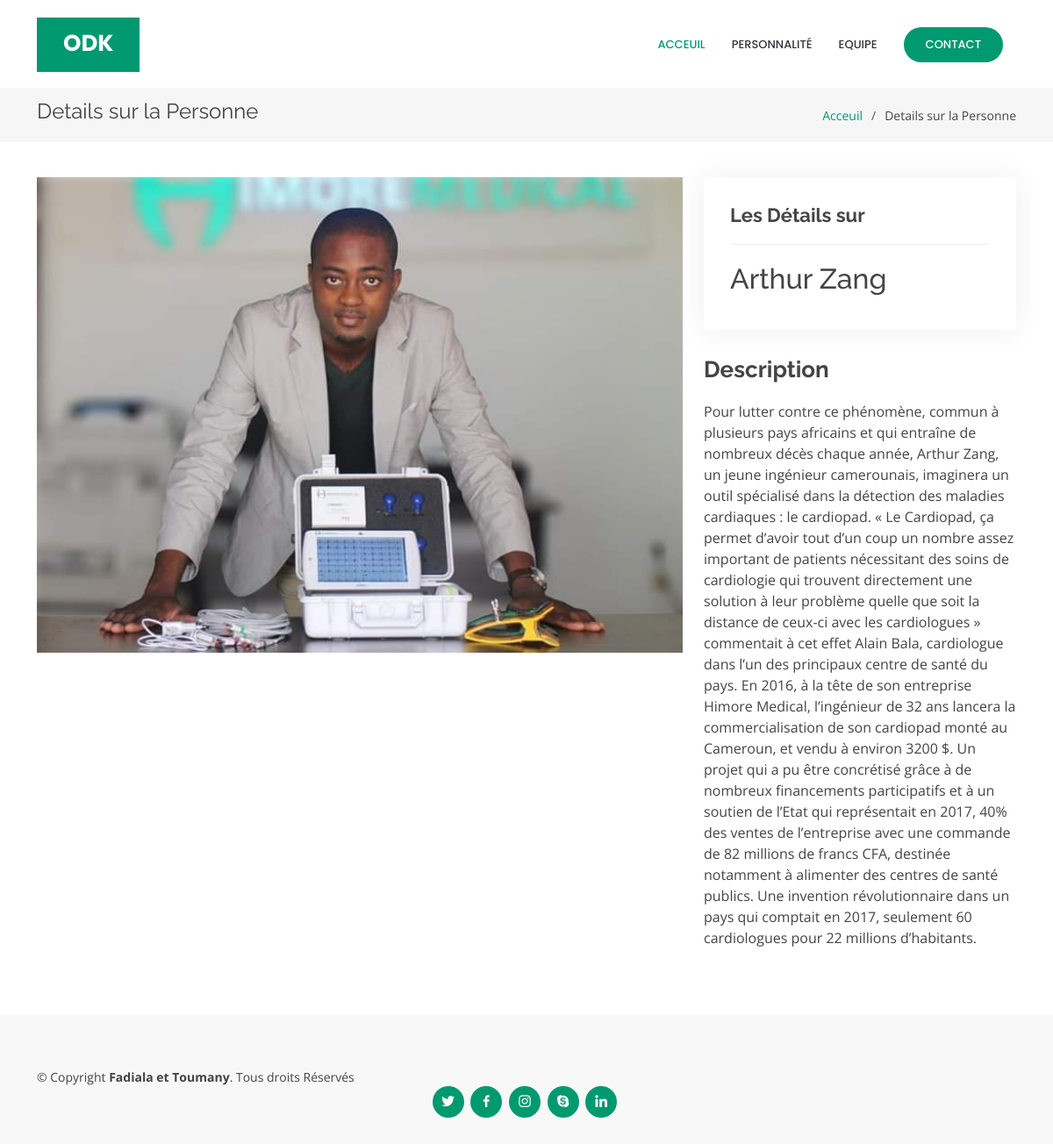
Page /vetrine/details.php?id=2 on the committed database.
### tables this page shows
CREATE TABLE `personnages` (
  `id` int(11) NOT NULL,
  `nom_complet` varchar(255) NOT NULL,
  `nom_image` varchar(255) NOT NULL,
  `historique` text NOT NULL
);

### vetrine/details.php (the view, shortened to what this page needs)
<?php
    $resultat=require_once("connect.php");
    $id = $_GET['id'];
    $req=$pdo->prepare("SELECT * FROM personnages WHERE id=$id");
    $req->execute();
    $test=$req->fetch();
?>
<!DOCTYPE html>
<html lang="fr">
<head>
  <link href="assets/vendor/aos/aos.css" rel="stylesheet">
  <link href="assets/vendor/bootstrap/css/bootstrap.min.css" rel="stylesheet">
  <link href="assets/vendor/bootstrap-icons/bootstrap-icons.css" rel="stylesheet">
  <link href="assets/vendor/boxicons/css/boxicons.min.css" rel="stylesheet">
  <link href="assets/vendor/glightbox/css/glightbox.min.css" rel="stylesheet">
  <link href="assets/vendor/remixicon/remixicon.css" rel="stylesheet">
  <link href="assets/vendor/swiper/swiper-bundle.min.css" rel="stylesheet">
  <link href="assets/css/style.css" rel="stylesheet">
</head>
<body>
  <header id="header" class="fixed-top d-flex align-items-center">
    <div class="container">
      <div class="header-container d-flex align-items-center justify-content-between">
        <div class="logo">
          <h1 class="text-light"><a href="index.php"><span>ODK</span></a></h1>
        </div>
        <nav id="navbar" class="navbar">
          <ul>
            <li><a class="nav-link scrollto active" href="index.php">Acceuil</a></li>
            <li><a class="nav-link scrollto " href="index.php">Personnalité</a></li>
            <li><a class="nav-link scrollto" href="index.php">Equipe</a></li>
            <li><a class="getstarted scrollto " href="index.php">Contact</a></li>
        </nav>
      </div>
    </div>
  </header>
  <main id="main">
    <section id="breadcrumbs" class="breadcrumbs">
      <div class="container">
        <div class="d-flex justify-content-between align-items-center">
          <h2>Details sur la Personne</h2>
          <ol>
            <li><a href="index.php">Acceuil</a></li>
            <li>Details sur la Personne</li>
          </ol>
        </div>
      </div>
    </section>
    <section id="portfolio-details" class="portfolio-details">
      <div class="container">
        <div class="row gy-4">
          <div class="col-lg-8">
            <div class="portfolio-details-slider swiper">
              <div class="swiper-wrapper align-items-center">
                <div class="swiper-slide">
                  <img src="<?=$test['nom_image']?>" alt="">
                </div>
          </div>
          </div>
          </div>
          <div class="col-lg-4">
            <div class="portfolio-info">
            <h3>Les Détails sur</h3>
            <h2><?= $test['nom_complet'];?></h2>
            </div>
            <div class="portfolio-description">
              <h2>Description</h2>
              <p>
              <?= $test['historique'];?>
              </p>
            </div>
          </div>
        </div>
      </div>
    </section>
  </main>
  <footer id="footer">
    <div class="footer-top">
      <div class="container">
        <div class="row">
      <div class="me-md-auto text-center text-md-start">
        <div class="me-md-auto text-center text-md-start">
          <div class="copyright">
            &copy; Copyright <strong><span>Fadiala et Toumany</span></strong>. Tous droits Réservés
          </div>
      </div>
      <div class="social-links text-center text-md-right pt-3 pt-md-0">
        <a href="#" class="twitter"><i class="bx bxl-twitter"></i></a>
        <a href="#" class="facebook"><i class="bx bxl-facebook"></i></a>
        <a href="#" class="instagram"><i class="bx bxl-instagram"></i></a>
        <a href="#" class="google-plus"><i class="bx bxl-skype"></i></a>
        <a href="#" class="linkedin"><i class="bx bxl-linkedin"></i></a>
      </div>
    </div>
  </footer>
</body>
</html>

### vetrine/assets/css/style.css (style rules this page uses)
body { font-family: "Open Sans", sans-serif; color: #444444; }
a { color: #009970; text-decoration: none; }
h1, h2, h3, h4, h5, h6 { font-family: "Raleway", sans-serif; }
#header { transition: all 0.5s; z-index: 997; transition: all 0.5s; top: 20px; }
#header .header-container { background: #fff; }
#header .logo { overflow: hidden; padding: 16px 30px 12px 30px; background: #009970; }
#header .logo h1 { font-size: 26px; padding: 0; line-height: 1; font-weight: 700; font-family: "Poppins", sans-serif; }
#header .logo h1 a, #header .logo h1 a:hover { color: #fff; text-decoration: none; }
.navbar { padding: 0; }
.navbar ul { margin: 0; padding: 0; display: flex; list-style: none; align-items: center; }
.navbar li { position: relative; }
.navbar a, .navbar a:focus { display: flex; align-items: center; justify-content: space-between; padding: 10px 0 10px 30px; color: #36343a; transition: 0.3s; font-size: 13px; font-weight: 500; text-transform: uppercase; font-family: "Poppins", sans-serif; white-space: nowrap; transition: 0.3s; }
.navbar a:hover, .navbar .active, .navbar .active:focus, .navbar li:hover > a { color: #009970; }
.navbar .getstarted, .navbar .getstarted:focus { background: #009970; padding: 10px 25px; margin-left: 30px; margin-right: 15px; border-radius: 50px; color: #fff; }
section { padding: 60px 0; overflow: hidden; }
.portfolio-details { padding-top: 40px; }
.portfolio-details .portfolio-details-slider img { width: 100%; }
.portfolio-details .portfolio-info { padding: 30px; box-shadow: 0px 0 30px rgba(54, 52, 58, 0.08); }
.portfolio-details .portfolio-info h3 { font-size: 22px; font-weight: 700; margin-bottom: 20px; padding-bottom: 20px; border-bottom: 1px solid #eee; }
.portfolio-details .portfolio-description { padding-top: 30px; }
.portfolio-details .portfolio-description h2 { font-size: 26px; font-weight: 700; margin-bottom: 20px; }
.portfolio-details .portfolio-description p { padding: 0; }
.breadcrumbs { padding: 15px 0; background: #f6f6f7; margin-top: 100px; }
.breadcrumbs h2 { font-size: 24px; line-height: 1; font-weight: 400; }
.breadcrumbs ol { display: flex; flex-wrap: wrap; list-style: none; padding: 0; margin: 0; font-size: 14px; }
.breadcrumbs ol li + li { padding-left: 10px; }
.breadcrumbs ol li + li::before { display: inline-block; padding-right: 10px; color: #4f4c55; content: "/"; }
#footer { color: #444444; font-size: 14px; background: #f1f0f2; }
#footer .footer-top { padding: 60px 0 30px 0; background: #f9f8f9; }
#footer .social-links a { font-size: 18px; display: inline-block; background: #009970; color: #fff; line-height: 1; padding: 8px 0; margin-right: 4px; border-radius: 50%; text-align: center; width: 36px; height: 36px; transition: 0.3s; }

### rows in the picture
personnages: nom_image (picture), nom_complet "Arthur Zang", historique "Pour lutter contre ce phénomène, commun à plusieurs pays africains et qui entraîne de nombreux décès chaque année, Arthur Zang, un jeune ingénieur camerounais, imaginera un outil spécialisé dans la détection des maladies cardiaques : le cardiopad. « Le Cardiopad, ça permet d’avoir tout d’un coup un nombre assez important de patients nécessitant des soins de cardiologie qui trouvent directement une solution à leur problème quelle que soit la distance de ceux-ci avec les cardiologues » commentait à cet effet Alain Bala, cardiologue dans l’un des principaux centre de santé du pays. En 2016, à la tête de son entreprise Himore Medical, l’ingénieur de 32 ans lancera la commercialisation de son…"
